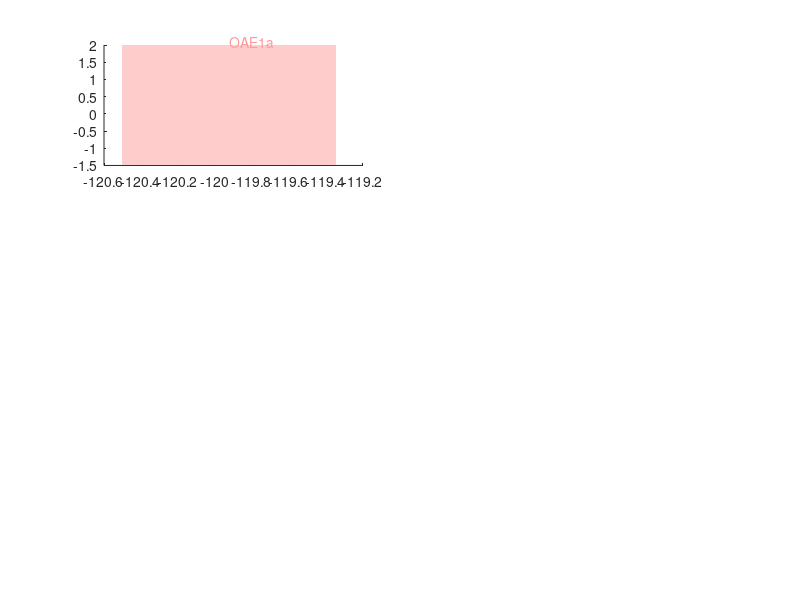

This chart was generated by the following MATLAB code: (Note: this script raises an error after producing the figure.)
%% This script reproduces Figure S13 in Chen et al. (2025). 

% Note that the P-values displayed may vary slightly from the ones in the
% original figure because of the randomness of peak sampling in the null
% model simulations used 

% first load input_Figure_S13.mat in Matlab (version used
% originally was 2024a) to load the necessary input data. First make sure the
% Matlab path is set to the directory in which the .m and
% .mat files were downloaded. 

load input_Figure_S13.mat;

%choose scenario for peak randomization
%sc = 0 : no restrictions on random peak ages chosen
%sc = 1 : distance between randomly chosen peak ages sampled from fitted distribution of distances between observed peak ages

sc=0;

% set x- and y-axis limits for all panels
xlimits = [-130 0;-130 0;-130 0;-130 0;-130 0;-130 0];
ylimits = [-1.5 2;-1.5 2;-1.5 2;-1.5 2;-1.5 2;-1.5 2];

figure(1)

%plot geological events on all panels, minimum line thickness 0.2 Ma, events of longer duration have corresponding thickness
for i=1:1:6
    ax = subplot(3,2,i);

    % OAE1a (Selli Event)
    oae1a=[-120.5 ylimits(i,1) 1.157 ylimits(i,2)-ylimits(i,1)] ;
    rectangle('Position',oae1a,'FaceColor',[1 0.8 0.8],'EdgeColor','none')
    if (i==1)
        t=text(oae1a(1)+ 0.5*oae1a(3), 2+(2-(-1.5))./40, 'OAE1a','Color',[1 0.6 0.6],'FontSize',10);
        t.Rotation = 90;
    end
    if (i==2)
        t=text(oae1a(1)+ 0.5*oae1a(3), 2+(2-(-0.5))./40, 'OAE1a','Color',[1 0.6 0.6],'FontSize',10);
        t.Rotation = 90;
    end
    if (i==3)
        t=text(oae1a(1)+ 0.5*oae1a(3), 35+(35-(10))./40, 'OAE1a','Color',[1 0.6 0.6],'FontSize',10);
        t.Rotation = 90;
    end
    
    
    % Aptian extinction
    aptian=[-116 ylimits(i,1) 1 ylimits(i,2)-ylimits(i,1)];
    rectangle('Position',aptian,'FaceColor',[1 0.8 0.8],'EdgeColor','none')
    if (i==1)
       t = text(aptian(1)+ 0.5*aptian(3), 2+(2-(-1.5))./40, 'Aptian ext.','Color',[1 0.6 0.6],'FontSize',10);
       t.Rotation = 90;
    end
    if (i==2)
       t = text(aptian(1)+ 0.5*aptian(3), 2+(2-(-0.5))./40, 'Aptian ext.','Color',[1 0.6 0.6],'FontSize',10);
       t.Rotation = 90;
    end
    if (i==3)
       t = text(aptian(1)+ 0.5*aptian(3), 35+(35-(10))./40, 'Aptian ext.','Color',[1 0.6 0.6],'FontSize',10);
       t.Rotation = 90;
    end

    % OAE1b (Jacob, Kilian, Paquier, and Leenhardt events)    
    oae1b=[-113.2-1.55 ylimits(i,1) 4.03 ylimits(i,2)-ylimits(i,1)] ;
    rectangle('Position',oae1b,'FaceColor',[1 0.8 0.8],'EdgeColor','none')
    if (i==1)
        t=text(oae1b(1)+ 0.5*oae1b(3)+2, 2+(2-(-1.5))./40, 'OAE1b','Color',[1 0.6 0.6],'FontSize',10);
        t.Rotation = 90;
    end
    if (i==2)
        t=text(oae1b(1)+ 0.5*oae1b(3)+2, 2+(2-(-0.5))./40, 'OAE1b','Color',[1 0.6 0.6],'FontSize',10);
        t.Rotation = 90;
    end
    if (i==3)
        t=text(oae1b(1)+ 0.5*oae1b(3)+2, 35+(35-(10))./40, 'OAE1b','Color',[1 0.6 0.6],'FontSize',10);
        t.Rotation = 90;
    end
    
    
    % OAE1c (Amadeus event)
    oae1c=[-106 ylimits(i,1) 0.567 ylimits(i,2)-ylimits(i,1)];
    rectangle('Position',oae1c,'FaceColor',[1 0.8 0.8],'EdgeColor','none')
    if (i==1)
        t=text(oae1c(1)+ 0.5*oae1c(3), 2+(2-(-1.5))./40, 'OAE1c','Color',[1 0.6 0.6],'FontSize',10);
        t.Rotation = 90;
    end
    if (i==2)
        t=text(oae1c(1)+ 0.5*oae1c(3), 2+(2-(-0.5))./40, 'OAE1c','Color',[1 0.6 0.6],'FontSize',10);
        t.Rotation = 90;
    end
    if (i==3)
        t=text(oae1c(1)+ 0.5*oae1c(3), 35+(35-(10))./40, 'OAE1c','Color',[1 0.6 0.6],'FontSize',10);
        t.Rotation = 90;
    end
    
    
    % OAE1d (Breistroffer event)
    oae1d=[-101 ylimits(i,1) 1 ylimits(i,2)-ylimits(i,1)];
    rectangle('Position',oae1d,'FaceColor',[1 0.8 0.8],'EdgeColor','none')
    if (i==1)
        t=text(oae1d(1)+ 0.5*oae1d(3), 2+(2-(-1.5))./40, 'OAE1d','Color',[1 0.6 0.6],'FontSize',10);
        t.Rotation = 90;
    end
    if (i==2)
        t=text(oae1d(1)+ 0.5*oae1d(3), 2+(2-(-0.5))./40, 'OAE1d','Color',[1 0.6 0.6],'FontSize',10);
        t.Rotation = 90;
    end
    if (i==3)
        t=text(oae1d(1)+ 0.5*oae1d(3), 35+(35-(10))./40, 'OAE1d','Color',[1 0.6 0.6],'FontSize',10);
        t.Rotation = 90;
    end

    % 0AE2 = Cenomanian-Turonian boundary event, 
    oae2=[-93.9 ylimits(i,1) 0.9 ylimits(i,2)-ylimits(i,1)];
    rectangle('Position',oae2,'FaceColor',[1 0.8 0.8],'EdgeColor','none')
    if (i==1)
        t=text(oae2(1)+ 0.5*oae2(3), 2+(2-(-1.5))./40, 'OAE2','Color',[1 0.6 0.6],'FontSize',10);
        t.Rotation = 90;
    end
    if (i==2)
        t=text(oae2(1)+ 0.5*oae2(3), 2+(2-(-0.5))./40, 'OAE2','Color',[1 0.6 0.6],'FontSize',10);
        t.Rotation = 90;
    end
    if (i==3)
        t=text(oae2(1)+ 0.5*oae2(3), 35+(35-(10))./40, 'OAE2','Color',[1 0.6 0.6],'FontSize',10);
        t.Rotation = 90;
    end

    % OAE3    
    oae3=[-87.3 ylimits(i,1) 2.7 ylimits(i,2)-ylimits(i,1)];
    rectangle('Position',oae3,'FaceColor',[1 0.8 0.8],'EdgeColor','none')
    if (i==1)
        t=text(oae3(1)+ 0.5*oae3(3), 2+(2-(-1.5))./40, 'OAE3','Color',[1 0.6 0.6],'FontSize',10);
        t.Rotation = 90;
    end
    if (i==2)
        t=text(oae3(1)+ 0.5*oae3(3), 2+(2-(-0.5))./40, 'OAE3','Color',[1 0.6 0.6],'FontSize',10);
        t.Rotation = 90;
    end
    if (i==3)
        t=text(oae3(1)+ 0.5*oae3(3), 35+(35-(10))./40, 'OAE3','Color',[1 0.6 0.6],'FontSize',10);
        t.Rotation = 90;
    end
    
    % K-Pg extinction
    kpg=[-66.1 ylimits(i,1) 0.2 ylimits(i,2)-ylimits(i,1)];
    rectangle('Position',kpg,'FaceColor',[1 0.8 0.8],'EdgeColor','none')
    if (i==1)
        t=text(kpg(1)+ 0.5*kpg(3), 2+(2-(-1.5))./40, 'K-Pg','Color',[1 0.6 0.6],'FontSize',10);
        t.Rotation = 90;
    end
    if (i==2)
        t=text(kpg(1)+ 0.5*kpg(3), 2+(2-(-0.5))./40, 'K-Pg','Color',[1 0.6 0.6],'FontSize',10);
        t.Rotation = 90;
    end
    if (i==3)
        t=text(kpg(1)+ 0.5*kpg(3), 35+(35-(10))./40, 'K-Pg','Color',[1 0.6 0.6],'FontSize',10);
        t.Rotation = 90;
    end
    
    % Paleocene-Eocene Thermal Maximum, PETM   
    petm=[-55.8 ylimits(i,1) 0.2 ylimits(i,2)-ylimits(i,1)];
    rectangle('Position',petm,'FaceColor',[1 0.8 0.8],'EdgeColor','none')
    if (i==1)
        t=text(petm(1)+ 0.5*petm(3), 2+(2-(-1.5))./40, 'PETM','Color',[1 0.6 0.6],'FontSize',10);
        t.Rotation = 90;
    end
    if (i==2)
        t=text(petm(1)+ 0.5*petm(3), 2+(2-(-0.5))./40, 'PETM','Color',[1 0.6 0.6],'FontSize',10);
        t.Rotation = 90;
    end
    if (i==3)
        t=text(petm(1)+ 0.5*petm(3), 35+(35-(10))./40, 'PETM','Color',[1 0.6 0.6],'FontSize',10);
        t.Rotation = 90;
    end
    
    % Eocene-Oligocene transition (EOT), Eocene-Oligocene extinction event or Grande Coupure 
    eot=[-33.9 ylimits(i,1) 0.5 ylimits(i,2)-ylimits(i,1)];
    rectangle('Position',eot,'FaceColor',[1 0.8 0.8],'EdgeColor','none')
    if (i==1)
        t=text(eot(1)+ 0.5*eot(3), 2+(2-(-1.5))./40, 'EOT','Color',[1 0.6 0.6],'FontSize',10);
        t.Rotation = 90;
    end
    if (i==2)
        t=text(eot(1)+ 0.5*eot(3), 2+(2-(-0.5))./40, 'EOT','Color',[1 0.6 0.6],'FontSize',10);
        t.Rotation = 90;
    end
    if (i==3)
        t=text(eot(1)+ 0.5*eot(3), 35+(35-(10))./40, 'EOT','Color',[1 0.6 0.6],'FontSize',10);
        t.Rotation = 90;
    end

    % Middle Miocene Climatic Transition (MMCT) or Middle Miocene Disruption   
    mmct=[-15 ylimits(i,1) 2 ylimits(i,2)-ylimits(i,1)];
    rectangle('Position',mmct,'FaceColor',[1 0.8 0.8],'EdgeColor','none');
    if (i==1)
        t=text(mmct(1)+ 0.5*mmct(3), 2+(2-(-1.5))./40, 'MMCT','Color',[1 0.6 0.6],'FontSize',10);
        t.Rotation = 90;
    end
    if (i==2)
        t=text(mmct(1)+ 0.5*mmct(3), 2+(2-(-0.5))./40, 'MMCT','Color',[1 0.6 0.6],'FontSize',10);
        t.Rotation = 90;
    end
    if (i==3)
        t=text(mmct(1)+ 0.5*mmct(3), 35+(35-(10))./40, 'MMCT','Color',[1 0.6 0.6],'FontSize',10);
        t.Rotation = 90;
    end
    
    ax.Layer = 'top';

end



%construction of panel A. Gray dots represent the relative residuals of a
%linear model in which the moving average of the WGD establishment rate
%(window size 4 Ma) is modeled as a function of time and the number of
%angiosperm lineages in the 466-species tree through time (Figure 1). The
%blue curve is a LOESS fit with span set to 10% of the total number of data
%points. Peaks in the blue curve that are recovered in the optimal
%exponential-Gaussian mixture model (panel B) are indicated with vertical
%black dashed lines and the associated numbers indicate their ages in Ma.
%The extinction events and OAEs displayed in pink are located significantly
%closer to the WGD peaks than expected under a null model of uniform random
%WGD peak placement across the past 115 Ma, as indicated by the P-value in
%the upper right corner of the panel.

l=1;

subplot(3,2,l);
hold on

% construction of relative residuals profile

%moving window analysis on WGD count data (WGD_Count contains the number of observed WGDs in bins [0,1] Ma, [1,2] Ma,... Window size 4, moving averages instead of moving sums by ./4
%moving window analysis on WGD count data (WGD_Count contains the number of observed WGDs in bins [0,1] Ma, [1,2] Ma,... Window size 4, moving averages instead of moving sums by ./4. 
%Note that first movsum element only incorporates 2 counts, not 4, and second element incorporates 3 counts instead of 4. Last movsum element also incorporates 3 counts only,
%but adjustment not needed as corresponding factor 2 or 4/3 corrections in numerator and denominator of mwWGD_rate_per_lineage cancel each other out. 
%In the same vein, ./4 in numerator and denominator actually also cancel out.
mwWGD_rate = movsum(WGD_Count(1:125),4)./4;
averageLineageCount = movsum(Total_Lineage_Count(1:125),4)./4;
mwWGD_rate_per_lineage = mwWGD_rate./averageLineageCount;
%first element of movsum captures range [-2 2] so average is 0, element 2 of movsum captures range [-1 3] with average 1, element 125 captures range [122 126] with average 124
mwx = [0:1:124];
mwWGD_rate_per_lineageflip = flip(mwWGD_rate_per_lineage(2:125));
mwxflip = -flip(mwx(2:125));
% Total_Lineage_Count is total lineage count at 0,1,2... Ma
Total_Lineage_Count_flip = flip(Total_Lineage_Count(1:125));
% leave out 0 Mya from Total_Lineage_Count_0123_flip, fit linear model to mwWGD_rate_per_lineageflip with independent variables time (mwxflip) and number of lineages (Total_Lineage_Count_flip)
mdl = fitlm([mwxflip',Total_Lineage_Count_flip(2:125)],mwWGD_rate_per_lineageflip);
% calculate relative residuals of model
residuals = mwWGD_rate_per_lineageflip - mdl.Fitted;
relativeresiduals = residuals./mdl.Fitted;

%plot panel A

xlabel( 'Ma', 'Interpreter', 'none' );
ylabel( 'Relative residuals', 'Interpreter', 'tex' );

plot(mwxflip',relativeresiduals,"Marker","o","MarkerSize",3,"MarkerFaceColor",[0.7 0.7 0.7],"MarkerEdgeColor",[0.7 0.7 0.7],"LineStyle","none");
hold on
%plot smoothed relative residuals profile
smoothedrelativeresiduals = smooth(mwxflip',relativeresiduals,0.1,'loess');
plot(mwxflip',smoothedrelativeresiduals,'Color','blue','LineWidth',1.5);
%find peaks in relative residuals profile, these will be plotted as vertical dashed black lines
[pks,locs] = findpeaks(smoothedrelativeresiduals);

x = [-130 0];
y = [0 0];
line(x,y,'Color','black','LineStyle','-')
hold off;

y = [-1.5 2];
for(i=1:1:size(pks,1))
  x = [mwxflip(locs(i)),mwxflip(locs(i))];
  line(x,y,'Color','black','LineStyle','--')
  text(mwxflip(locs(i)), smoothedrelativeresiduals(locs(i))+0.1, num2str(-mwxflip(locs(i)),'%.0f'));
end

xlim([-130 0]);
ylim([-1.5 2]);

%fit Gaussian distribution to distances between peaks in residuals data (to be used as distance distribution to be sampled from for positioning random peaks in scenario 1)
respeakdists = [];
%calculate distances between subsequent peaks
for i=1:1:size(pks,1)-1
    respeakdists(i) = -mwxflip(locs(i)) - (-mwxflip(locs(i+1)));
end
respeakdists = respeakdists';
pd = fitdist(respeakdists,'Normal');

%coupling distance analysis between relative residuals peaks and geological event peaks

%geological events in first 115 Ma
geopeaks =[14 33.65 55.7 66 85.95 93.45 101.5 105.7165 112.735]';
% use couplingDistance function in couplingDistance.m to calculate mean nearest distance between geological events and WGD peaks
cdist = couplingDistance(-mwxflip(locs(1:1:(size(pks,1)))),geopeaks);

%now do the same for 1,000,000 sets of randomized WGD establishment rate per lineage peaks (depends on randomization scenario chosen)
rndcdist=[];
for i=1:1:1000000
    rndpks=[];
    if (sc==0)
        for j=1:1:(size(pks,1))
            rndpks(j)=random('Uniform',0,115);
        end

    elseif (sc==1)
        %sample distances from distribution of residuals peak distances
        rndpkdists=[];
        for j=1:1:(size(respeakdists,1))
            rndpkdists(j)=random(pd);
        end
    
        %sample random starting point in interval 0-30 Ma and position random peaks
        rndpks(1)=random('Uniform',0,30);
        for j=2:1:(size(pks,1))
            rndpks(j)=rndpks(j-1) + rndpkdists(j-1);
        end
    end
    rndcdist(i)=couplingDistance(rndpks,geopeaks);
end


%approximate p-value for peak coupling p=(n+1)/(k+1) with n the number of times the randomized coupling distance is lower or equal to the observed coupling distance 
p1(l) = find(sort(rndcdist) >= cdist, 1)./1000001;

%plot p-value
t=text((xlimits(l,2) - (xlimits(l,2)-xlimits(l,1)).*0.25), (ylimits(l,2) - (ylimits(l,2)-ylimits(l,1)).*0.05), strcat('p=',num2str(p1(l),'%.2e')),'Color','black','FontSize',10);

xticks(-120:20:0);
xticklabels({'120','100','80','60','40','20','0'});
text(xlimits(l,1) - (xlimits(l,2)-xlimits(l,1)).*0.15 ,ylimits(l,2) + (ylimits(l,2)-ylimits(l,1)).*0.10,'A','FontSize',20)










%construction of panel B. Gray dots represent the relative residuals of a
%linear model in which the moving average of the WGD establishment rate
%(window size 4 Ma) is modeled as a function of time and the number of
%angiosperm species across time as obtained from Niklas et al. (1983) Nature
%https://doi.org/10.1038/303614a0. The blue curve is a LOESS fit with span set 
%to 10% of the total number of data points. Peaks in the blue curve that are 
%recovered in the optimal exponential-Gaussian mixture model (panel B) are 
%indicated with vertical black dashed lines and the associated numbers indicate 
%their ages in Ma. The extinction events and OAEs displayed in pink are located 
%significantly closer to the WGD peaks than expected under a null model of uniform
%random WGD peak placement across the past 115 Ma, as indicated by the P-value in
%the upper right corner of the panel.

l=3;

subplot(3,2,l);
hold on

% construction of relative residuals profile

%moving window analysis on WGD count data (WGD_Count contains the number of observed WGDs in bins [0,1] Ma, [1,2] Ma,... Window size 4, moving averages instead of moving sums by ./4. 
%Note that first movsum element only incorporates 2 counts, not 4, and second element incorporates 3 counts instead of 4. Last movsum element also incorporates 3 counts only,
%but adjustment not needed as corresponding factor 2 or 4/3 corrections in numerator and denominator of mwWGD_rate_per_lineage cancel each other out. 
%In the same vein, ./4 in numerator and denominator actually also cancel out.
%Niklas data starts from 3.5 Ma, while WGD count data starts at 0.5 Ma -> start at index 4 instead of 1
mwWGD_rate = movsum(WGD_Count(4:125),4)./4;
averageLineageCount = movsum(Niklas_Species_Count(1:122),4)./4;
mwWGD_rate_per_lineage = mwWGD_rate./averageLineageCount;
%first element of movsum captures range [1 5] so average is 3, element 2 of movsum captures range [2 6] with average 4, element 118 captures range [122 126] with average 124
mwx = [3:1:124];
mwWGD_rate_per_lineageflip = flip(mwWGD_rate_per_lineage(1:122));
mwxflip = -flip(mwx(1:122));
% Warning, moving averages at 3, 4, ... Ma may be 0.5 Ma off from lineage counts at 3.5, 4.5... Ma
Niklas_Species_Count_flip = flip(Niklas_Species_Count(1:122));
% fit linear model to mwWGD_rate_per_lineageflip with independent variables time (mwxflip) and number of lineages (Niklas_Species_Count_flip)
mdl = fitlm([mwxflip',Niklas_Species_Count_flip],mwWGD_rate_per_lineageflip);
% calculate relative residuals of model
residuals = mwWGD_rate_per_lineageflip - mdl.Fitted;
relativeresiduals = residuals./mdl.Fitted;

%plot panel B

xlabel( 'Ma', 'Interpreter', 'none' );
ylabel( 'Relative residuals', 'Interpreter', 'tex' );

plot(mwxflip',relativeresiduals,"Marker","o","MarkerSize",3,"MarkerFaceColor",[0.7 0.7 0.7],"MarkerEdgeColor",[0.7 0.7 0.7],"LineStyle","none");
hold on
%plot smoothed relative residuals profile
smoothedrelativeresiduals = smooth(mwxflip',relativeresiduals,0.1,'loess');
plot(mwxflip',smoothedrelativeresiduals,'Color','blue','LineWidth',1.5);
%find peaks in relative residuals profile, these will be plotted as vertical dashed black lines
[pks,locs] = findpeaks(smoothedrelativeresiduals);

x = [-130 0];
y = [0 0];
line(x,y,'Color','black','LineStyle','-')
hold off;

y = [-1.5 2];
for(i=1:1:size(pks,1))
  x = [mwxflip(locs(i)),mwxflip(locs(i))];
  line(x,y,'Color','black','LineStyle','--')
  text(mwxflip(locs(i)), smoothedrelativeresiduals(locs(i))+0.1, num2str(-mwxflip(locs(i)),'%.0f'));
end

xlim([-130 0]);
ylim([-1.5 2]);

%fit Gaussian distribution to distances between peaks in residuals data (to be used as distance distribution to be sampled from for positioning random peaks in scenario 1)
respeakdists = [];
%calculate distances between subsequent peaks
for i=1:1:size(pks,1)-1
    respeakdists(i) = -mwxflip(locs(i)) - (-mwxflip(locs(i+1)));
end
respeakdists = respeakdists';
pd = fitdist(respeakdists,'Normal');

%coupling distance analysis between relative residuals peaks and geological event peaks

%geological events in first 115 Ma
geopeaks =[14 33.65 55.7 66 85.95 93.45 101.5 105.7165 112.735]';
% use couplingDistance function in couplingDistance.m to calculate mean nearest distance between geological events and WGD peaks
cdist = couplingDistance(-mwxflip(locs(1:1:(size(pks,1)))),geopeaks);

%now do the same for 1,000,000 sets of randomized WGD establishment rate per lineage peaks (depends on randomization scenario chosen)
rndcdist=[];
for i=1:1:1000000
    rndpks=[];
    if (sc==0)
        for j=1:1:(size(pks,1))
            rndpks(j)=random('Uniform',0,115);
        end

    elseif (sc==1)
        %sample distances from distribution of residuals peak distances
        rndpkdists=[];
        for j=1:1:(size(respeakdists,1))
            rndpkdists(j)=random(pd);
        end
    
        %sample random starting point in interval 0-30 Ma and position random peaks
        rndpks(1)=random('Uniform',0,30);
        for j=2:1:(size(pks,1))
            rndpks(j)=rndpks(j-1) + rndpkdists(j-1);
        end
    end
    rndcdist(i)=couplingDistance(rndpks,geopeaks);
end


%approximate p-value for peak coupling p=(n+1)/(k+1) with n the number of times the randomized coupling distance is lower or equal to the observed coupling distance 
p1(l) = find(sort(rndcdist) >= cdist, 1)./1000001;

%plot p-value
t=text((xlimits(l,2) - (xlimits(l,2)-xlimits(l,1)).*0.25), (ylimits(l,2) - (ylimits(l,2)-ylimits(l,1)).*0.05), strcat('p=',num2str(p1(l),'%.2e')),'Color','black','FontSize',10);

xticks(-120:20:0);
xticklabels({'120','100','80','60','40','20','0'});
text(xlimits(l,1) - (xlimits(l,2)-xlimits(l,1)).*0.15 ,ylimits(l,2) + (ylimits(l,2)-ylimits(l,1)).*0.10,'B','FontSize',20)









%construction of panel C. Gray dots represent the relative residuals of a
%linear model in which the moving average of the WGD establishment rate
%(window size 4 Ma) is modeled as a function of time and the number of
%angiosperm families across time as obtained from Niklas et al. (1983) Nature
%https://doi.org/10.1038/303614a0. The blue curve is a LOESS fit with span set 
%to 10% of the total number of data points. Peaks in the blue curve that are 
%recovered in the optimal exponential-Gaussian mixture model (panel B) are 
%indicated with vertical black dashed lines and the associated numbers indicate 
%their ages in Ma. The extinction events and OAEs displayed in pink are located 
%significantly closer to the WGD peaks than expected under a null model of uniform
%random WGD peak placement across the past 115 Ma, as indicated by the P-value in
%the upper right corner of the panel.

l=5;

subplot(3,2,l);
hold on

% construction of relative residuals profile

%moving window analysis on WGD count data (WGD_Count contains the number of observed WGDs in bins [0,1] Ma, [1,2] Ma,... Window size 4, moving averages instead of moving sums by ./4. 
%Note that first movsum element only incorporates 2 counts, not 4, and second element incorporates 3 counts instead of 4. Last movsum element also incorporates 3 counts only,
%but adjustment not needed as corresponding factor 2 or 4/3 corrections in numerator and denominator of mwWGD_rate_per_lineage cancel each other out. 
%In the same vein, ./4 in numerator and denominator actually also cancel out.
%Niklas data starts from 3.5 Ma, while WGD count data starts at 0.5 Ma -> start at index 4 instead of 1
mwWGD_rate = movsum(WGD_Count(4:125),4)./4;
averageLineageCount = movsum(Niklas_Family_Count(1:122),4)./4;
mwWGD_rate_per_lineage = mwWGD_rate./averageLineageCount;
%first element of movsum captures range [1 5] so average is 3, element 2 of movsum captures range [2 6] with average 4, element 118 captures range [122 126] with average 124
mwx = [3:1:124];
mwWGD_rate_per_lineageflip = flip(mwWGD_rate_per_lineage(1:122));
mwxflip = -flip(mwx(1:122));
% Warning, moving averages at 3, 4, ... Ma may be 0.5 Ma off from lineage counts at 3.5, 4.5... Ma
Niklas_Family_Count_flip = flip(Niklas_Family_Count(1:122));
% fit linear model to mwWGD_rate_per_lineageflip with independent variables time (mwxflip) and number of lineages (Niklas_Family_Count_flip)
mdl = fitlm([mwxflip',Niklas_Family_Count_flip],mwWGD_rate_per_lineageflip);
% calculate relative residuals of model
residuals = mwWGD_rate_per_lineageflip - mdl.Fitted;
relativeresiduals = residuals./mdl.Fitted;



%plot panel C

xlabel( 'Ma', 'Interpreter', 'none' );
ylabel( 'Relative residuals', 'Interpreter', 'tex' );

plot(mwxflip',relativeresiduals,"Marker","o","MarkerSize",3,"MarkerFaceColor",[0.7 0.7 0.7],"MarkerEdgeColor",[0.7 0.7 0.7],"LineStyle","none");
hold on
%plot smoothed relative residuals profile
smoothedrelativeresiduals = smooth(mwxflip',relativeresiduals,0.1,'loess');
plot(mwxflip',smoothedrelativeresiduals,'Color','blue','LineWidth',1.5);
%find peaks in relative residuals profile, these will be plotted as vertical dashed black lines
[pks,locs] = findpeaks(smoothedrelativeresiduals);

x = [-130 0];
y = [0 0];
line(x,y,'Color','black','LineStyle','-')
hold off;

y = [-1.5 2];
for(i=1:1:size(pks,1))
  x = [mwxflip(locs(i)),mwxflip(locs(i))];
  line(x,y,'Color','black','LineStyle','--')
  text(mwxflip(locs(i)), smoothedrelativeresiduals(locs(i))+0.1, num2str(-mwxflip(locs(i)),'%.0f'));
end

xlim([-130 0]);
ylim([-1.5 2]);

%fit Gaussian distribution to distances between peaks in residuals data (to be used as distance distribution to be sampled from for positioning random peaks in scenario 1)
respeakdists = [];
%calculate distances between subsequent peaks
for i=1:1:size(pks,1)-1
    respeakdists(i) = -mwxflip(locs(i)) - (-mwxflip(locs(i+1)));
end
respeakdists = respeakdists';
pd = fitdist(respeakdists,'Normal');

%coupling distance analysis between relative residuals peaks and geological event peaks

%geological events in first 115 Ma
geopeaks =[14 33.65 55.7 66 85.95 93.45 101.5 105.7165 112.735]';
% use couplingDistance function in couplingDistance.m to calculate mean nearest distance between geological events and WGD peaks
cdist = couplingDistance(-mwxflip(locs(1:1:(size(pks,1)))),geopeaks);

%now do the same for 1,000,000 sets of randomized WGD establishment rate per lineage peaks (depends on randomization scenario chosen)
rndcdist=[];
for i=1:1:1000000
    rndpks=[];
    if (sc==0)
        for j=1:1:(size(pks,1))
            rndpks(j)=random('Uniform',0,115);
        end

    elseif (sc==1)
        %sample distances from distribution of residuals peak distances
        rndpkdists=[];
        for j=1:1:(size(respeakdists,1))
            rndpkdists(j)=random(pd);
        end
    
        %sample random starting point in interval 0-30 Ma and position random peaks
        rndpks(1)=random('Uniform',0,30);
        for j=2:1:(size(pks,1))
            rndpks(j)=rndpks(j-1) + rndpkdists(j-1);
        end
    end
    rndcdist(i)=couplingDistance(rndpks,geopeaks);
end


%approximate p-value for peak coupling p=(n+1)/(k+1) with n the number of times the randomized coupling distance is lower or equal to the observed coupling distance 
p1(l) = find(sort(rndcdist) >= cdist, 1)./1000001;

%plot p-value
t=text((xlimits(l,2) - (xlimits(l,2)-xlimits(l,1)).*0.25), (ylimits(l,2) - (ylimits(l,2)-ylimits(l,1)).*0.05), strcat('p=',num2str(p1(l),'%.2e')),'Color','black','FontSize',10);

xticks(-120:20:0);
xticklabels({'120','100','80','60','40','20','0'});
text(xlimits(l,1) - (xlimits(l,2)-xlimits(l,1)).*0.15 ,ylimits(l,2) + (ylimits(l,2)-ylimits(l,1)).*0.10,'C','FontSize',20)












%construction of panel D. Gray dots represent the relative residuals of a
%linear model in which the moving average of the WGD establishment rate
%(window size 4 Ma) is modeled as a function of time and the number of
%angiosperm species across time as obtained from Zuntini et al. (2024) Nature
%https://doi.org/10.1038/s41586-024-07324-0. The blue curve is a LOESS fit with span set 
%to 10% of the total number of data points. Peaks in the blue curve that are 
%recovered in the optimal exponential-Gaussian mixture model (panel B) are 
%indicated with vertical black dashed lines and the associated numbers indicate 
%their ages in Ma. The extinction events and OAEs displayed in pink are located 
%significantly closer to the WGD peaks than expected under a null model of uniform
%random WGD peak placement across the past 115 Ma, as indicated by the P-value in
%the upper right corner of the panel.

l=2;

subplot(3,2,l);
hold on

% construction of relative residuals profile

%moving window analysis on WGD count data (WGD_Count contains the number of observed WGDs in bins [0,1] Ma, [1,2] Ma,... Window size 4, moving averages instead of moving sums by ./4. 
%Note that first movsum element only incorporates 2 counts, not 4, and second element incorporates 3 counts instead of 4. Last movsum element also incorporates 3 counts only,
%but adjustment not needed as corresponding factor 2 or 4/3 corrections in numerator and denominator of mwWGD_rate_per_lineage cancel each other out. 
%In the same vein, ./4 in numerator and denominator actually also cancel out.
mwWGD_rate = movsum(WGD_Count(1:125),4)./4;
averageLineageCount = movsum(Zuntini_Species_Count_young(1:125),4)./4;
mwWGD_rate_per_lineage = mwWGD_rate./averageLineageCount;
%first element of movsum captures range [-2 2] so average is 0, element 2 of movsum captures range [-1 3] with average 1, element 125 captures range [122 126] with average 124
mwx = [0:1:124];
mwWGD_rate_per_lineageflip = flip(mwWGD_rate_per_lineage(2:125));
mwxflip = -flip(mwx(2:125));
% Warning, moving averages at 0, 1, ... Ma may be 0.5 Ma off from lineage counts at 0.5, 1.5... Ma
Zuntini_Species_Count_young_flip = flip(Zuntini_Species_Count_young(1:125));
% leave out 0 Mya from Zuntini_Species_Count_young_flip, fit linear model to mwWGD_rate_per_lineageflip with independent variables time (mwxflip) and number of lineages (Zuntini_Species_Count_young_flip)
mdl = fitlm([mwxflip',Zuntini_Species_Count_young_flip(2:125)],mwWGD_rate_per_lineageflip);
% calculate relative residuals of model
residuals = mwWGD_rate_per_lineageflip - mdl.Fitted;
relativeresiduals = residuals./mdl.Fitted;

%plot panel D

xlabel( 'Ma', 'Interpreter', 'none' );
ylabel( 'Relative residuals', 'Interpreter', 'tex' );

plot(mwxflip',relativeresiduals,"Marker","o","MarkerSize",3,"MarkerFaceColor",[0.7 0.7 0.7],"MarkerEdgeColor",[0.7 0.7 0.7],"LineStyle","none");
hold on
%plot smoothed relative residuals profile
smoothedrelativeresiduals = smooth(mwxflip',relativeresiduals,0.1,'loess');
plot(mwxflip',smoothedrelativeresiduals,'Color','blue','LineWidth',1.5);
%find peaks in relative residuals profile, these will be plotted as vertical dashed black lines
[pks,locs] = findpeaks(smoothedrelativeresiduals);

x = [-130 0];
y = [0 0];
line(x,y,'Color','black','LineStyle','-')
hold off;

y = [-1.5 2];
for(i=1:1:size(pks,1))
  x = [mwxflip(locs(i)),mwxflip(locs(i))];
  line(x,y,'Color','black','LineStyle','--')
  text(mwxflip(locs(i)), smoothedrelativeresiduals(locs(i))+0.1, num2str(-mwxflip(locs(i)),'%.0f'));
end

xlim([-130 0]);
ylim([-1.5 2]);

%fit Gaussian distribution to distances between peaks in residuals data (to be used as distance distribution to be sampled from for positioning random peaks in scenario 1)
respeakdists = [];
%calculate distances between subsequent peaks
for i=1:1:size(pks,1)-1
    respeakdists(i) = -mwxflip(locs(i)) - (-mwxflip(locs(i+1)));
end
respeakdists = respeakdists';
pd = fitdist(respeakdists,'Normal');

%coupling distance analysis between relative residuals peaks and geological event peaks

%geological events in first 115 Ma
geopeaks =[14 33.65 55.7 66 85.95 93.45 101.5 105.7165 112.735]';
% use couplingDistance function in couplingDistance.m to calculate mean nearest distance between geological events and WGD peaks
cdist = couplingDistance(-mwxflip(locs(1:1:(size(pks,1)))),geopeaks);

%now do the same for 1,000,000 sets of randomized WGD establishment rate per lineage peaks (depends on randomization scenario chosen)
rndcdist=[];
for i=1:1:1000000
    rndpks=[];
    if (sc==0)
        for j=1:1:(size(pks,1))
            rndpks(j)=random('Uniform',0,115);
        end

    elseif (sc==1)
        %sample distances from distribution of residuals peak distances
        rndpkdists=[];
        for j=1:1:(size(respeakdists,1))
            rndpkdists(j)=random(pd);
        end
    
        %sample random starting point in interval 0-30 Ma and position random peaks
        rndpks(1)=random('Uniform',0,30);
        for j=2:1:(size(pks,1))
            rndpks(j)=rndpks(j-1) + rndpkdists(j-1);
        end
    end
    rndcdist(i)=couplingDistance(rndpks,geopeaks);
end


%approximate p-value for peak coupling p=(n+1)/(k+1) with n the number of times the randomized coupling distance is lower or equal to the observed coupling distance 
p1(l) = find(sort(rndcdist) >= cdist, 1)./1000001;

%plot p-value
t=text((xlimits(l,2) - (xlimits(l,2)-xlimits(l,1)).*0.25), (ylimits(l,2) - (ylimits(l,2)-ylimits(l,1)).*0.05), strcat('p=',num2str(p1(l),'%.2e')),'Color','black','FontSize',10);

xticks(-120:20:0);
xticklabels({'120','100','80','60','40','20','0'});
text(xlimits(l,1) - (xlimits(l,2)-xlimits(l,1)).*0.15 ,ylimits(l,2) + (ylimits(l,2)-ylimits(l,1)).*0.10,'D','FontSize',20)










%construction of panel E. Gray dots represent the relative residuals of a
%linear model in which the moving average of the WGD establishment rate
%(window size 4 Ma) is modeled as a function of time and the number of
%angiosperm genera across time as obtained from Zuntini et al. (2024) Nature
%https://doi.org/10.1038/s41586-024-07324-0. The blue curve is a LOESS fit with span set 
%to 10% of the total number of data points. Peaks in the blue curve that are 
%recovered in the optimal exponential-Gaussian mixture model (panel B) are 
%indicated with vertical black dashed lines and the associated numbers indicate 
%their ages in Ma. The extinction events and OAEs displayed in pink are located 
%significantly closer to the WGD peaks than expected under a null model of uniform
%random WGD peak placement across the past 115 Ma, as indicated by the P-value in
%the upper right corner of the panel.

l=4;

subplot(3,2,l);
hold on

% construction of relative residuals profile

%moving window analysis on WGD count data (WGD_Count contains the number of observed WGDs in bins [0,1] Ma, [1,2] Ma,... Window size 4, moving averages instead of moving sums by ./4. 
%Note that first movsum element only incorporates 2 counts, not 4, and second element incorporates 3 counts instead of 4. Last movsum element also incorporates 3 counts only,
%but adjustment not needed as corresponding factor 2 or 4/3 corrections in numerator and denominator of mwWGD_rate_per_lineage cancel each other out. 
%In the same vein, ./4 in numerator and denominator actually also cancel out.
mwWGD_rate = movsum(WGD_Count(1:125),4)./4;
averageLineageCount = movsum(Zuntini_Genus_Count_young(1:125),4)./4;
mwWGD_rate_per_lineage = mwWGD_rate./averageLineageCount;
%first element of movsum captures range [-2 2] so average is 0, element 2 of movsum captures range [-1 3] with average 1, element 125 captures range [122 126] with average 124
mwx = [0:1:124];
mwWGD_rate_per_lineageflip = flip(mwWGD_rate_per_lineage(2:125));
mwxflip = -flip(mwx(2:125));
% Warning, moving averages at 0, 1, ... Ma may be 0.5 Ma off from lineage counts at 0.5, 1.5... Ma
Zuntini_Genus_Count_young_flip = flip(Zuntini_Genus_Count_young(1:125));
% leave out 0 Mya from Zuntini_Genus_Count_young_flip, fit linear model to mwWGD_rate_per_lineageflip with independent variables time (mwxflip) and number of lineages (Zuntini_Genus_Count_young_flip)
mdl = fitlm([mwxflip',Zuntini_Genus_Count_young_flip(2:125)],mwWGD_rate_per_lineageflip);
% calculate relative residuals of model
residuals = mwWGD_rate_per_lineageflip - mdl.Fitted;
relativeresiduals = residuals./mdl.Fitted;

%plot panel E

xlabel( 'Ma', 'Interpreter', 'none' );
ylabel( 'Relative residuals', 'Interpreter', 'tex' );

plot(mwxflip',relativeresiduals,"Marker","o","MarkerSize",3,"MarkerFaceColor",[0.7 0.7 0.7],"MarkerEdgeColor",[0.7 0.7 0.7],"LineStyle","none");
hold on
%plot smoothed relative residuals profile
smoothedrelativeresiduals = smooth(mwxflip',relativeresiduals,0.1,'loess');
plot(mwxflip',smoothedrelativeresiduals,'Color','blue','LineWidth',1.5);
%find peaks in relative residuals profile, these will be plotted as vertical dashed black lines
[pks,locs] = findpeaks(smoothedrelativeresiduals);

x = [-130 0];
y = [0 0];
line(x,y,'Color','black','LineStyle','-')
hold off;

y = [-1.5 2];
for(i=1:1:size(pks,1))
  x = [mwxflip(locs(i)),mwxflip(locs(i))];
  line(x,y,'Color','black','LineStyle','--')
  text(mwxflip(locs(i)), smoothedrelativeresiduals(locs(i))+0.1, num2str(-mwxflip(locs(i)),'%.0f'));
end

xlim([-130 0]);
ylim([-1.5 2]);

%fit Gaussian distribution to distances between peaks in residuals data (to be used as distance distribution to be sampled from for positioning random peaks in scenario 1)
respeakdists = [];
%calculate distances between subsequent peaks
for i=1:1:size(pks,1)-1
    respeakdists(i) = -mwxflip(locs(i)) - (-mwxflip(locs(i+1)));
end
respeakdists = respeakdists';
pd = fitdist(respeakdists,'Normal');

%coupling distance analysis between relative residuals peaks and geological event peaks

%geological events in first 115 Ma
geopeaks =[14 33.65 55.7 66 85.95 93.45 101.5 105.7165 112.735]';
% use couplingDistance function in couplingDistance.m to calculate mean nearest distance between geological events and WGD peaks
cdist = couplingDistance(-mwxflip(locs(1:1:(size(pks,1)))),geopeaks);

%now do the same for 1,000,000 sets of randomized WGD establishment rate per lineage peaks (depends on randomization scenario chosen)
rndcdist=[];
for i=1:1:1000000
    rndpks=[];
    if (sc==0)
        for j=1:1:(size(pks,1))
            rndpks(j)=random('Uniform',0,115);
        end

    elseif (sc==1)
        %sample distances from distribution of residuals peak distances
        rndpkdists=[];
        for j=1:1:(size(respeakdists,1))
            rndpkdists(j)=random(pd);
        end
    
        %sample random starting point in interval 0-30 Ma and position random peaks
        rndpks(1)=random('Uniform',0,30);
        for j=2:1:(size(pks,1))
            rndpks(j)=rndpks(j-1) + rndpkdists(j-1);
        end
    end
    rndcdist(i)=couplingDistance(rndpks,geopeaks);
end


%approximate p-value for peak coupling p=(n+1)/(k+1) with n the number of times the randomized coupling distance is lower or equal to the observed coupling distance 
p1(l) = find(sort(rndcdist) >= cdist, 1)./1000001;

%plot p-value
t=text((xlimits(l,2) - (xlimits(l,2)-xlimits(l,1)).*0.25), (ylimits(l,2) - (ylimits(l,2)-ylimits(l,1)).*0.05), strcat('p=',num2str(p1(l),'%.2e')),'Color','black','FontSize',10);

xticks(-120:20:0);
xticklabels({'120','100','80','60','40','20','0'});
text(xlimits(l,1) - (xlimits(l,2)-xlimits(l,1)).*0.15 ,ylimits(l,2) + (ylimits(l,2)-ylimits(l,1)).*0.10,'E','FontSize',20)












%construction of panel F. Gray dots represent the relative residuals of a
%linear model in which the moving average of the WGD establishment rate
%(window size 4 Ma) is modeled as a function of time and the number of
%angiosperm families across time as obtained from Zuntini et al. (2024) Nature
%https://doi.org/10.1038/s41586-024-07324-0. The blue curve is a LOESS fit with span set 
%to 10% of the total number of data points. Peaks in the blue curve that are 
%recovered in the optimal exponential-Gaussian mixture model (panel B) are 
%indicated with vertical black dashed lines and the associated numbers indicate 
%their ages in Ma. The extinction events and OAEs displayed in pink are located 
%significantly closer to the WGD peaks than expected under a null model of uniform
%random WGD peak placement across the past 115 Ma, as indicated by the P-value in
%the upper right corner of the panel.

l=6;

subplot(3,2,l);
hold on

% construction of relative residuals profile

%moving window analysis on WGD count data (WGD_Count contains the number of observed WGDs in bins [0,1] Ma, [1,2] Ma,... Window size 4, moving averages instead of moving sums by ./4. 
%Note that first movsum element only incorporates 2 counts, not 4, and second element incorporates 3 counts instead of 4. Last movsum element also incorporates 3 counts only,
%but adjustment not needed as corresponding factor 2 or 4/3 corrections in numerator and denominator of mwWGD_rate_per_lineage cancel each other out. 
%In the same vein, ./4 in numerator and denominator actually also cancel out.

mwWGD_rate = movsum(WGD_Count(1:125),4)./4;
averageLineageCount = movsum(Zuntini_Family_Count_young(1:125),4)./4;
mwWGD_rate_per_lineage = mwWGD_rate./averageLineageCount;
%first element of movsum captures range [-2 2] so average is 0, element 2 of movsum captures range [-1 3] with average 1, element 125 captures range [122 126] with average 124
mwx = [0:1:124];
mwWGD_rate_per_lineageflip = flip(mwWGD_rate_per_lineage(2:125));
mwxflip = -flip(mwx(2:125));
% Warning, moving averages at 0, 1, ... Ma may be 0.5 Ma off from lineage counts at 0.5, 1.5... Ma
Zuntini_Family_Count_young_flip = flip(Zuntini_Family_Count_young(1:125));
% leave out 0 Mya from Zuntini_Family_Count_young_flip, fit linear model to mwWGD_rate_per_lineageflip with independent variables time (mwxflip) and number of lineages (Zuntini_Family_Count_young_flip)
mdl = fitlm([mwxflip',Zuntini_Family_Count_young_flip(2:125)],mwWGD_rate_per_lineageflip);
% calculate relative residuals of model
residuals = mwWGD_rate_per_lineageflip - mdl.Fitted;
relativeresiduals = residuals./mdl.Fitted;

%plot panel F

xlabel( 'Ma', 'Interpreter', 'none' );
ylabel( 'Relative residuals', 'Interpreter', 'tex' );

plot(mwxflip',relativeresiduals,"Marker","o","MarkerSize",3,"MarkerFaceColor",[0.7 0.7 0.7],"MarkerEdgeColor",[0.7 0.7 0.7],"LineStyle","none");
hold on
%plot smoothed relative residuals profile
smoothedrelativeresiduals = smooth(mwxflip',relativeresiduals,0.1,'loess');
plot(mwxflip',smoothedrelativeresiduals,'Color','blue','LineWidth',1.5);
%find peaks in relative residuals profile, these will be plotted as vertical dashed black lines
[pks,locs] = findpeaks(smoothedrelativeresiduals);

x = [-130 0];
y = [0 0];
line(x,y,'Color','black','LineStyle','-')
hold off;

y = [-1.5 2];
for(i=1:1:size(pks,1))
  x = [mwxflip(locs(i)),mwxflip(locs(i))];
  line(x,y,'Color','black','LineStyle','--')
  text(mwxflip(locs(i)), smoothedrelativeresiduals(locs(i))+0.1, num2str(-mwxflip(locs(i)),'%.0f'));
end

xlim([-130 0]);
ylim([-1.5 2]);

%fit Gaussian distribution to distances between peaks in residuals data (to be used as distance distribution to be sampled from for positioning random peaks in scenario 1)
respeakdists = [];
% calculate distances between subsequent peaks
% leave out first peak because outside of [0,115] Ma range
for i=2:1:size(pks,1)-1
    respeakdists(i) = -mwxflip(locs(i)) - (-mwxflip(locs(i+1)));
end
respeakdists = respeakdists';
pd = fitdist(respeakdists,'Normal');

%coupling distance analysis between relative residuals peaks and geological event peaks

%geological events in first 115 Ma
geopeaks =[14 33.65 55.7 66 85.95 93.45 101.5 105.7165 112.735]';
% use couplingDistance function in couplingDistance.m to calculate mean nearest distance between geological events and WGD peaks
% leave out first peak because outside of [0,115] Ma range
cdist = couplingDistance(-mwxflip(locs(2:1:(size(pks,1)))),geopeaks);

% now do the same for 1,000,000 sets of randomized WGD establishment rate per lineage peaks (depends on randomization scenario chosen)
% use size(pks,1)-1 because first peak outside of [0,115] Ma range
rndcdist=[];
for i=1:1:1000000
    rndpks=[];
    if (sc==0)
        for j=1:1:(size(pks,1)-1)
            rndpks(j)=random('Uniform',0,115);
        end

    elseif (sc==1)
        %sample distances from distribution of residuals peak distances
        rndpkdists=[];
        for j=1:1:(size(respeakdists,1))
            rndpkdists(j)=random(pd);
        end
    
        %sample random starting point in interval 0-30 Ma and position random peaks
        rndpks(1)=random('Uniform',0,30);
        for j=2:1:(size(pks,1))
            rndpks(j)=rndpks(j-1) + rndpkdists(j-1);
        end
    end
    rndcdist(i)=couplingDistance(rndpks,geopeaks);
end


%approximate p-value for peak coupling p=(n+1)/(k+1) with n the number of times the randomized coupling distance is lower or equal to the observed coupling distance 
p1(l) = find(sort(rndcdist) >= cdist, 1)./1000001;

%plot p-value
t=text((xlimits(l,2) - (xlimits(l,2)-xlimits(l,1)).*0.25), (ylimits(l,2) - (ylimits(l,2)-ylimits(l,1)).*0.05), strcat('p=',num2str(p1(l),'%.2e')),'Color','black','FontSize',10);

xticks(-120:20:0);
xticklabels({'120','100','80','60','40','20','0'});
text(xlimits(l,1) - (xlimits(l,2)-xlimits(l,1)).*0.15 ,ylimits(l,2) + (ylimits(l,2)-ylimits(l,1)).*0.10,'F','FontSize',20)





















